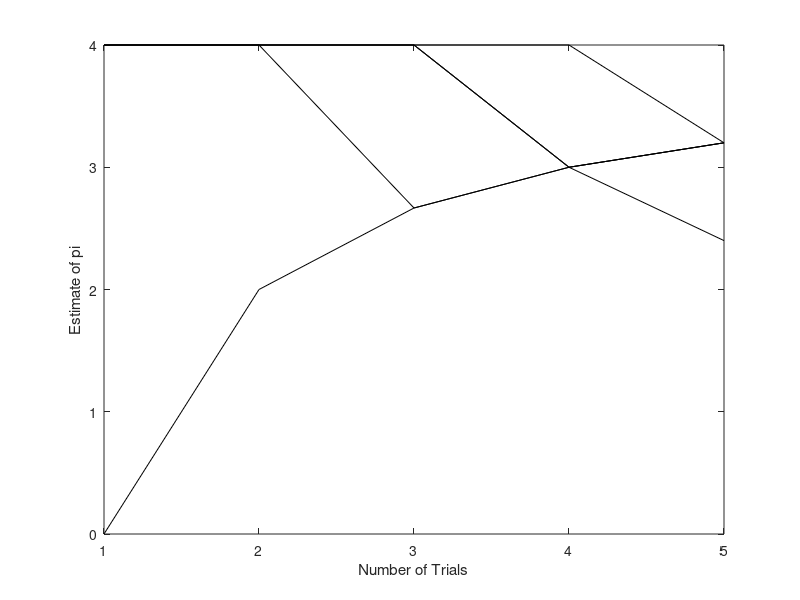

Source code (MATLAB):
m = input('Enter M, number of experiments >')
n = input('Enter N, number of trials / experiment >')
z = zeros(1, m);
data = zeros(n,m);
for j=1:m
    x=rand(1,n);
    y=rand(1,n);
    k=0;
    for i=1:n
	if x(i)^2+y(i)^2<=1
	    k=k+1
	end
	data(i,j)=4*(k/i);
    end
    z(j)=data(n,j);
end
plot(data, 'k')
xlabel('Number of Trials')
ylabel('Estimate of pi')
